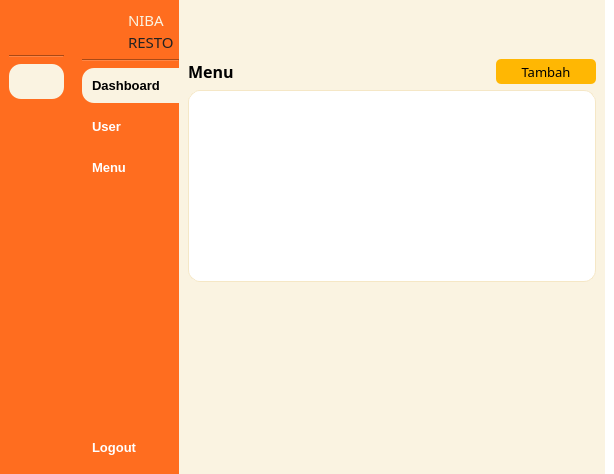
<?xml version="1.0" encoding="UTF-8"?>
<ui version="4.0">
 <class>MainWindow</class>
 <widget class="QMainWindow" name="MainWindow">
  <property name="geometry">
   <rect>
    <x>0</x>
    <y>0</y>
    <width>614</width>
    <height>474</height>
   </rect>
  </property>
  <property name="windowTitle">
   <string>MainWindow</string>
  </property>
  <property name="styleSheet">
   <string notr="true">background-color: rgb(255, 255, 255);</string>
  </property>
  <widget class="QWidget" name="centralwidget">
   <layout class="QGridLayout" name="gridLayout">
    <property name="leftMargin">
     <number>0</number>
    </property>
    <property name="topMargin">
     <number>0</number>
    </property>
    <property name="rightMargin">
     <number>0</number>
    </property>
    <property name="bottomMargin">
     <number>0</number>
    </property>
    <property name="horizontalSpacing">
     <number>0</number>
    </property>
    <item row="0" column="0">
     <widget class="QWidget" name="icon_only_widget" native="true">
      <property name="maximumSize">
       <size>
        <width>75</width>
        <height>16777215</height>
       </size>
      </property>
      <property name="styleSheet">
       <string notr="true">QPushButton {
	text-align: center;
	border-radius: 12px;
    padding: 10px;
    border: 0px;
	color: white;
    font-weight: 600;
}

QPushButton:hover {
	background-color: rgb(181, 171, 146);
}

QPushButton:checked {
	color: black;
	background-color: #FAF3E1;
}

QWidget {
	background-color: #FF6D1F;
}</string>
      </property>
      <layout class="QVBoxLayout" name="verticalLayout">
       <item>
        <layout class="QVBoxLayout" name="verticalLayout_7">
         <item>
          <layout class="QHBoxLayout" name="horizontalLayout_4">
           <property name="rightMargin">
            <number>5</number>
           </property>
           <item>
            <widget class="QLabel" name="label_4">
             <property name="sizePolicy">
              <sizepolicy hsizetype="Fixed" vsizetype="Fixed">
               <horstretch>0</horstretch>
               <verstretch>0</verstretch>
              </sizepolicy>
             </property>
             <property name="minimumSize">
              <size>
               <width>40</width>
               <height>40</height>
              </size>
             </property>
             <property name="maximumSize">
              <size>
               <width>40</width>
               <height>40</height>
              </size>
             </property>
             <property name="styleSheet">
              <string notr="true">QLabel {
    background-color: transparent;
    border-radius: 20px;
    background-image: url(:/yourpic.png);
    background-repeat: no-repeat;
    background-position: center;
}
</string>
             </property>
             <property name="text">
              <string/>
             </property>
             <property name="pixmap">
              <pixmap resource="images.qrc">:/image/images/logo-rounded.png</pixmap>
             </property>
             <property name="scaledContents">
              <bool>true</bool>
             </property>
            </widget>
           </item>
          </layout>
         </item>
         <item>
          <widget class="Line" name="line">
           <property name="orientation">
            <enum>Qt::Horizontal</enum>
           </property>
          </widget>
         </item>
         <item>
          <widget class="QPushButton" name="btn_dashboard_icon">
           <property name="font">
            <font>
             <family>Microsoft Sans Serif</family>
             <pointsize>10</pointsize>
             <weight>75</weight>
             <bold>true</bold>
            </font>
           </property>
           <property name="styleSheet">
            <string notr="true"/>
           </property>
           <property name="text">
            <string/>
           </property>
           <property name="icon">
            <iconset resource="images.qrc">
             <normaloff>:/image/images/mage--home-fill-off.png</normaloff>
             <normalon>:/image/images/mage--home-fill.png</normalon>
             <disabledoff>:/image/images/mage--home-fill-off.png</disabledoff>
             <disabledon>:/image/images/mage--home-fill.png</disabledon>
             <activeoff>:/image/images/mage--home-fill-off.png</activeoff>
             <activeon>:/image/images/mage--home-fill.png</activeon>
             <selectedoff>:/image/images/mage--home-fill-off.png</selectedoff>
             <selectedon>:/image/images/mage--home-fill.png</selectedon>:/image/images/mage--home-fill-off.png</iconset>
           </property>
           <property name="iconSize">
            <size>
             <width>20</width>
             <height>20</height>
            </size>
           </property>
           <property name="checkable">
            <bool>true</bool>
           </property>
           <property name="checked">
            <bool>true</bool>
           </property>
           <property name="autoExclusive">
            <bool>true</bool>
           </property>
          </widget>
         </item>
         <item>
          <widget class="QPushButton" name="btn_user_icon">
           <property name="font">
            <font>
             <family>MS Sans Serif</family>
             <pointsize>10</pointsize>
             <weight>75</weight>
             <bold>true</bold>
            </font>
           </property>
           <property name="styleSheet">
            <string notr="true"/>
           </property>
           <property name="text">
            <string/>
           </property>
           <property name="icon">
            <iconset resource="images.qrc">
             <normaloff>:/image/images/mage--users-fill-off.png</normaloff>
             <normalon>:/image/images/mage--users-fill.png</normalon>:/image/images/mage--users-fill-off.png</iconset>
           </property>
           <property name="iconSize">
            <size>
             <width>20</width>
             <height>20</height>
            </size>
           </property>
           <property name="checkable">
            <bool>true</bool>
           </property>
           <property name="autoExclusive">
            <bool>true</bool>
           </property>
          </widget>
         </item>
         <item>
          <widget class="QPushButton" name="btn_menu_icon">
           <property name="font">
            <font>
             <family>MS Sans Serif</family>
             <pointsize>10</pointsize>
             <weight>75</weight>
             <bold>true</bold>
            </font>
           </property>
           <property name="styleSheet">
            <string notr="true"/>
           </property>
           <property name="text">
            <string/>
           </property>
           <property name="icon">
            <iconset resource="images.qrc">
             <normaloff>:/image/images/mage--clipboard-2-fill-off.png</normaloff>
             <normalon>:/image/images/mage--clipboard-2-fill.png</normalon>:/image/images/mage--clipboard-2-fill-off.png</iconset>
           </property>
           <property name="iconSize">
            <size>
             <width>20</width>
             <height>20</height>
            </size>
           </property>
           <property name="checkable">
            <bool>true</bool>
           </property>
           <property name="autoExclusive">
            <bool>true</bool>
           </property>
          </widget>
         </item>
         <item>
          <spacer name="verticalSpacer_3">
           <property name="orientation">
            <enum>Qt::Vertical</enum>
           </property>
           <property name="sizeHint" stdset="0">
            <size>
             <width>40</width>
             <height>200</height>
            </size>
           </property>
          </spacer>
         </item>
         <item>
          <widget class="QPushButton" name="btn_logout_icon">
           <property name="font">
            <font>
             <family>MS Sans Serif</family>
             <pointsize>10</pointsize>
             <weight>75</weight>
             <bold>true</bold>
            </font>
           </property>
           <property name="styleSheet">
            <string notr="true">QPushButton {
	border-radius: 12px;
}</string>
           </property>
           <property name="text">
            <string/>
           </property>
           <property name="icon">
            <iconset resource="images.qrc">
             <normaloff>:/image/images/mage--shut-down-fill-off.png</normaloff>
             <normalon>:/image/images/mage--shut-down-fill.png</normalon>:/image/images/mage--shut-down-fill-off.png</iconset>
           </property>
           <property name="iconSize">
            <size>
             <width>20</width>
             <height>20</height>
            </size>
           </property>
          </widget>
         </item>
        </layout>
       </item>
      </layout>
     </widget>
    </item>
    <item row="0" column="1">
     <widget class="QWidget" name="icon_name_widget" native="true">
      <property name="maximumSize">
       <size>
        <width>150</width>
        <height>16777215</height>
       </size>
      </property>
      <property name="styleSheet">
       <string notr="true">QPushButton {
	text-align: left;
	border-top-left-radius: 12px;
	border-bottom-left-radius: 12px;
    padding: 10px;
    border: 0px;
	color: white;
    font-weight: 600;
}

QPushButton:hover {
	background-color: rgb(181, 171, 146);
}

QPushButton:checked {
	color: black;
	background-color: #FAF3E1;
}

QWidget {
	background-color: #FF6D1F;
}</string>
      </property>
      <layout class="QVBoxLayout" name="verticalLayout_4">
       <property name="leftMargin">
        <number>9</number>
       </property>
       <property name="topMargin">
        <number>9</number>
       </property>
       <property name="rightMargin">
        <number>0</number>
       </property>
       <property name="bottomMargin">
        <number>9</number>
       </property>
       <item>
        <layout class="QVBoxLayout" name="verticalLayout_2">
         <item>
          <layout class="QHBoxLayout" name="horizontalLayout_2">
           <property name="rightMargin">
            <number>5</number>
           </property>
           <item>
            <widget class="QLabel" name="label_2">
             <property name="sizePolicy">
              <sizepolicy hsizetype="Fixed" vsizetype="Fixed">
               <horstretch>0</horstretch>
               <verstretch>0</verstretch>
              </sizepolicy>
             </property>
             <property name="minimumSize">
              <size>
               <width>40</width>
               <height>40</height>
              </size>
             </property>
             <property name="maximumSize">
              <size>
               <width>40</width>
               <height>40</height>
              </size>
             </property>
             <property name="styleSheet">
              <string notr="true">QLabel {
    background-color: transparent;
    border-radius: 20px;
    background-image: url(:/yourpic.png);
    background-repeat: no-repeat;
    background-position: center;
}
</string>
             </property>
             <property name="text">
              <string/>
             </property>
             <property name="pixmap">
              <pixmap resource="images.qrc">:/image/images/logo-rounded.png</pixmap>
             </property>
             <property name="scaledContents">
              <bool>true</bool>
             </property>
            </widget>
           </item>
           <item>
            <layout class="QVBoxLayout" name="verticalLayout_3">
             <property name="spacing">
              <number>0</number>
             </property>
             <item>
              <widget class="QLabel" name="label_3">
               <property name="maximumSize">
                <size>
                 <width>50</width>
                 <height>16777215</height>
                </size>
               </property>
               <property name="font">
                <font>
                 <family>Bauhaus 93</family>
                 <pointsize>11</pointsize>
                 <weight>50</weight>
                 <bold>false</bold>
                 <strikeout>false</strikeout>
                 <kerning>true</kerning>
                </font>
               </property>
               <property name="styleSheet">
                <string notr="true">color: #FAF3E1;</string>
               </property>
               <property name="text">
                <string>NIBA</string>
               </property>
               <property name="textFormat">
                <enum>Qt::PlainText</enum>
               </property>
              </widget>
             </item>
             <item>
              <widget class="QLabel" name="label_5">
               <property name="sizePolicy">
                <sizepolicy hsizetype="Minimum" vsizetype="Preferred">
                 <horstretch>0</horstretch>
                 <verstretch>0</verstretch>
                </sizepolicy>
               </property>
               <property name="maximumSize">
                <size>
                 <width>50</width>
                 <height>16777215</height>
                </size>
               </property>
               <property name="font">
                <font>
                 <family>Bauhaus 93</family>
                 <pointsize>11</pointsize>
                 <weight>50</weight>
                 <bold>false</bold>
                 <strikeout>false</strikeout>
                 <kerning>true</kerning>
                </font>
               </property>
               <property name="styleSheet">
                <string notr="true">color: #222222;</string>
               </property>
               <property name="text">
                <string>RESTO</string>
               </property>
               <property name="textFormat">
                <enum>Qt::PlainText</enum>
               </property>
               <property name="scaledContents">
                <bool>false</bool>
               </property>
              </widget>
             </item>
            </layout>
           </item>
          </layout>
         </item>
         <item>
          <widget class="Line" name="line_2">
           <property name="orientation">
            <enum>Qt::Horizontal</enum>
           </property>
          </widget>
         </item>
         <item>
          <widget class="QPushButton" name="btn_dashboard_expanded">
           <property name="font">
            <font>
             <family>Microsoft Sans Serif</family>
             <pointsize>10</pointsize>
             <weight>75</weight>
             <bold>true</bold>
            </font>
           </property>
           <property name="styleSheet">
            <string notr="true"/>
           </property>
           <property name="text">
            <string>Dashboard</string>
           </property>
           <property name="icon">
            <iconset resource="images.qrc">
             <normaloff>:/image/images/mage--home-fill-off.png</normaloff>
             <normalon>:/image/images/mage--home-fill.png</normalon>
             <disabledoff>:/image/images/mage--home-fill-off.png</disabledoff>
             <disabledon>:/image/images/mage--home-fill.png</disabledon>
             <activeoff>:/image/images/mage--home-fill-off.png</activeoff>
             <activeon>:/image/images/mage--home-fill.png</activeon>
             <selectedoff>:/image/images/mage--home-fill-off.png</selectedoff>
             <selectedon>:/image/images/mage--home-fill.png</selectedon>:/image/images/mage--home-fill-off.png</iconset>
           </property>
           <property name="iconSize">
            <size>
             <width>20</width>
             <height>20</height>
            </size>
           </property>
           <property name="checkable">
            <bool>true</bool>
           </property>
           <property name="checked">
            <bool>true</bool>
           </property>
           <property name="autoExclusive">
            <bool>true</bool>
           </property>
          </widget>
         </item>
         <item>
          <widget class="QPushButton" name="btn_user_expanded">
           <property name="font">
            <font>
             <family>MS Sans Serif</family>
             <pointsize>10</pointsize>
             <weight>75</weight>
             <bold>true</bold>
            </font>
           </property>
           <property name="styleSheet">
            <string notr="true"/>
           </property>
           <property name="text">
            <string>User</string>
           </property>
           <property name="icon">
            <iconset resource="images.qrc">
             <normaloff>:/image/images/mage--users-fill-off.png</normaloff>
             <normalon>:/image/images/mage--users-fill.png</normalon>:/image/images/mage--users-fill-off.png</iconset>
           </property>
           <property name="iconSize">
            <size>
             <width>20</width>
             <height>20</height>
            </size>
           </property>
           <property name="checkable">
            <bool>true</bool>
           </property>
           <property name="autoExclusive">
            <bool>true</bool>
           </property>
          </widget>
         </item>
         <item>
          <widget class="QPushButton" name="btn_menu_expanded">
           <property name="font">
            <font>
             <family>MS Sans Serif</family>
             <pointsize>10</pointsize>
             <weight>75</weight>
             <bold>true</bold>
            </font>
           </property>
           <property name="styleSheet">
            <string notr="true"/>
           </property>
           <property name="text">
            <string>Menu</string>
           </property>
           <property name="icon">
            <iconset resource="images.qrc">
             <normaloff>:/image/images/mage--clipboard-2-fill-off.png</normaloff>
             <normalon>:/image/images/mage--clipboard-2-fill.png</normalon>:/image/images/mage--clipboard-2-fill-off.png</iconset>
           </property>
           <property name="iconSize">
            <size>
             <width>20</width>
             <height>20</height>
            </size>
           </property>
           <property name="checkable">
            <bool>true</bool>
           </property>
           <property name="autoExclusive">
            <bool>true</bool>
           </property>
          </widget>
         </item>
         <item>
          <spacer name="verticalSpacer_2">
           <property name="orientation">
            <enum>Qt::Vertical</enum>
           </property>
           <property name="sizeHint" stdset="0">
            <size>
             <width>40</width>
             <height>200</height>
            </size>
           </property>
          </spacer>
         </item>
         <item>
          <widget class="QPushButton" name="btn_logout_expanded">
           <property name="font">
            <font>
             <family>MS Sans Serif</family>
             <pointsize>10</pointsize>
             <weight>75</weight>
             <bold>true</bold>
            </font>
           </property>
           <property name="styleSheet">
            <string notr="true">QPushButton {
	border-radius: 12px;
}</string>
           </property>
           <property name="text">
            <string>Logout</string>
           </property>
           <property name="icon">
            <iconset resource="images.qrc">
             <normaloff>:/image/images/mage--shut-down-fill-off.png</normaloff>
             <normalon>:/image/images/mage--shut-down-fill.png</normalon>:/image/images/mage--shut-down-fill-off.png</iconset>
           </property>
           <property name="iconSize">
            <size>
             <width>20</width>
             <height>20</height>
            </size>
           </property>
          </widget>
         </item>
        </layout>
       </item>
      </layout>
     </widget>
    </item>
    <item row="0" column="2">
     <widget class="QWidget" name="main_menu" native="true">
      <property name="styleSheet">
       <string notr="true">background-color: rgb(255, 255, 255);</string>
      </property>
      <layout class="QVBoxLayout" name="verticalLayout_5">
       <property name="spacing">
        <number>0</number>
       </property>
       <property name="leftMargin">
        <number>0</number>
       </property>
       <property name="topMargin">
        <number>0</number>
       </property>
       <property name="bottomMargin">
        <number>0</number>
       </property>
       <item>
        <widget class="QWidget" name="widget" native="true">
         <property name="minimumSize">
          <size>
           <width>0</width>
           <height>50</height>
          </size>
         </property>
         <property name="maximumSize">
          <size>
           <width>16777215</width>
           <height>50</height>
          </size>
         </property>
         <property name="styleSheet">
          <string notr="true">background-color: rgb(250, 243, 225);</string>
         </property>
         <layout class="QHBoxLayout" name="horizontalLayout_6">
          <item>
           <layout class="QHBoxLayout" name="horizontalLayout">
            <item>
             <widget class="QPushButton" name="btn_expand">
              <property name="styleSheet">
               <string notr="true">QPushButton {
	text-align: left;
	border-radius: 12px;
    padding: 10px;
    border: 0px;
	color: black;
    font-weight: 600;
}

QPushButton:hover {
	background-color: #F5E7C6;
}

QPushButton:checked {
	background-color: #222222;
}</string>
              </property>
              <property name="text">
               <string/>
              </property>
              <property name="icon">
               <iconset resource="images.qrc">
                <normaloff>:/image/images/mage--dash-menu-off.png</normaloff>
                <normalon>:/image/images/mage--double-arrow-left-off.png</normalon>:/image/images/mage--dash-menu-off.png</iconset>
              </property>
              <property name="iconSize">
               <size>
                <width>20</width>
                <height>20</height>
               </size>
              </property>
              <property name="checkable">
               <bool>true</bool>
              </property>
             </widget>
            </item>
            <item>
             <spacer name="horizontalSpacer">
              <property name="orientation">
               <enum>Qt::Horizontal</enum>
              </property>
              <property name="sizeHint" stdset="0">
               <size>
                <width>20</width>
                <height>118</height>
               </size>
              </property>
             </spacer>
            </item>
           </layout>
          </item>
         </layout>
        </widget>
       </item>
       <item>
        <widget class="QWidget" name="widget_2" native="true">
         <property name="styleSheet">
          <string notr="true">QWidget {
	background-color: rgb(250, 243, 225);
}

QLabel {
	color:black;
}

QLineEdit {
	background-color: white;
	border-radius:  5px;
}

QComboBox {
	background-color: white;
	border-radius: 5px;
}</string>
         </property>
         <layout class="QVBoxLayout" name="verticalLayout_6">
          <item>
           <layout class="QHBoxLayout" name="horizontalLayout_3">
            <item>
             <widget class="QLabel" name="label_6">
              <property name="font">
               <font>
                <family>MS Reference Sans Serif</family>
                <pointsize>12</pointsize>
                <weight>75</weight>
                <bold>true</bold>
               </font>
              </property>
              <property name="styleSheet">
               <string notr="true">color:black;</string>
              </property>
              <property name="text">
               <string>Menu</string>
              </property>
              <property name="scaledContents">
               <bool>false</bool>
              </property>
              <property name="wordWrap">
               <bool>false</bool>
              </property>
             </widget>
            </item>
            <item>
             <widget class="QPushButton" name="btn_add_menu">
              <property name="sizePolicy">
               <sizepolicy hsizetype="Fixed" vsizetype="Fixed">
                <horstretch>0</horstretch>
                <verstretch>0</verstretch>
               </sizepolicy>
              </property>
              <property name="minimumSize">
               <size>
                <width>20</width>
                <height>25</height>
               </size>
              </property>
              <property name="maximumSize">
               <size>
                <width>100</width>
                <height>25</height>
               </size>
              </property>
              <property name="font">
               <font>
                <family>MS Reference Sans Serif</family>
                <pointsize>10</pointsize>
               </font>
              </property>
              <property name="styleSheet">
               <string notr="true">QPushButton {
	text-align: center;
	border-radius: 5px;
    padding: 2px;
    border: 0px;
	color: black;
	background-color: #FFB703;
}

QPushButton:hover {
	background-color: rgb(181, 171, 146);
}</string>
              </property>
              <property name="text">
               <string>Tambah</string>
              </property>
              <property name="icon">
               <iconset resource="images.qrc">
                <normaloff>:/image/images/mage--plus.png</normaloff>:/image/images/mage--plus.png</iconset>
              </property>
              <property name="iconSize">
               <size>
                <width>10</width>
                <height>10</height>
               </size>
              </property>
             </widget>
            </item>
           </layout>
          </item>
          <item>
           <widget class="QTableWidget" name="tableWidget">
            <property name="styleSheet">
             <string notr="true">QTableWidget {
    background-color: white;
    border: 1px solid #F5E7C6;
    border-radius: 12px;
    gridline-color: #F5E7C6;
    selection-background-color: rgb(181, 171, 146);
    selection-color: #222222;
    font-size: 14px;
}

QHeaderView::section {
    background-color: #F5E7C6;
    color: #222222;
    padding: 8px;
    border: none;
    border-right: 1px solid #FAF3E1;
    font-weight: bold;
    font-size: 14px;
}

QHeaderView {
    background-color: #F5E7C6;
    border-radius: 8px;
}

QTableWidget::item {
    padding: 6px;
    border: none;
}

QTableWidget::item:hover {
    background-color: rgba(181, 171, 146, 90%);
    color: #222222;
}

QTableWidget::item:selected {
    background-color: rgb(181, 171, 146);
    color: #222222;
}

QScrollBar:vertical {
    background: transparent;
    width: 12px;
    margin: 6px 0 6px 0;
}

QScrollBar::handle:vertical {
    background: #F5E7C6;
    border-radius: 6px;
}

QScrollBar::handle:vertical:hover {
    background: rgb(181, 171, 146);
}

QScrollBar::add-line,
QScrollBar::sub-line {
    height: 0;
}

QTableCornerButton::section {
    background-color: #F5E7C6;
    border: none;
}</string>
            </property>
           </widget>
          </item>
          <item>
           <spacer name="verticalSpacer_4">
            <property name="orientation">
             <enum>Qt::Vertical</enum>
            </property>
            <property name="sizeHint" stdset="0">
             <size>
              <width>20</width>
              <height>172</height>
             </size>
            </property>
           </spacer>
          </item>
         </layout>
        </widget>
       </item>
      </layout>
     </widget>
    </item>
   </layout>
  </widget>
 </widget>
 <resources>
  <include location="images.qrc"/>
 </resources>
 <connections>
  <connection>
   <sender>btn_expand</sender>
   <signal>toggled(bool)</signal>
   <receiver>icon_only_widget</receiver>
   <slot>setHidden(bool)</slot>
   <hints>
    <hint type="sourcelabel">
     <x>221</x>
     <y>54</y>
    </hint>
    <hint type="destinationlabel">
     <x>63</x>
     <y>252</y>
    </hint>
   </hints>
  </connection>
  <connection>
   <sender>btn_expand</sender>
   <signal>toggled(bool)</signal>
   <receiver>icon_name_widget</receiver>
   <slot>setVisible(bool)</slot>
   <hints>
    <hint type="sourcelabel">
     <x>240</x>
     <y>61</y>
    </hint>
    <hint type="destinationlabel">
     <x>186</x>
     <y>243</y>
    </hint>
   </hints>
  </connection>
  <connection>
   <sender>btn_logout_expanded</sender>
   <signal>clicked()</signal>
   <receiver>MainWindow</receiver>
   <slot>close()</slot>
   <hints>
    <hint type="sourcelabel">
     <x>185</x>
     <y>463</y>
    </hint>
    <hint type="destinationlabel">
     <x>140</x>
     <y>470</y>
    </hint>
   </hints>
  </connection>
  <connection>
   <sender>btn_dashboard_expanded</sender>
   <signal>toggled(bool)</signal>
   <receiver>btn_dashboard_icon</receiver>
   <slot>setChecked(bool)</slot>
   <hints>
    <hint type="sourcelabel">
     <x>137</x>
     <y>107</y>
    </hint>
    <hint type="destinationlabel">
     <x>31</x>
     <y>114</y>
    </hint>
   </hints>
  </connection>
  <connection>
   <sender>btn_user_expanded</sender>
   <signal>toggled(bool)</signal>
   <receiver>btn_user_icon</receiver>
   <slot>setChecked(bool)</slot>
   <hints>
    <hint type="sourcelabel">
     <x>109</x>
     <y>148</y>
    </hint>
    <hint type="destinationlabel">
     <x>35</x>
     <y>161</y>
    </hint>
   </hints>
  </connection>
  <connection>
   <sender>btn_menu_expanded</sender>
   <signal>toggled(bool)</signal>
   <receiver>btn_menu_icon</receiver>
   <slot>setChecked(bool)</slot>
   <hints>
    <hint type="sourcelabel">
     <x>117</x>
     <y>201</y>
    </hint>
    <hint type="destinationlabel">
     <x>37</x>
     <y>202</y>
    </hint>
   </hints>
  </connection>
  <connection>
   <sender>btn_dashboard_icon</sender>
   <signal>toggled(bool)</signal>
   <receiver>btn_dashboard_expanded</receiver>
   <slot>setChecked(bool)</slot>
   <hints>
    <hint type="sourcelabel">
     <x>43</x>
     <y>100</y>
    </hint>
    <hint type="destinationlabel">
     <x>123</x>
     <y>100</y>
    </hint>
   </hints>
  </connection>
  <connection>
   <sender>btn_user_icon</sender>
   <signal>toggled(bool)</signal>
   <receiver>btn_user_expanded</receiver>
   <slot>setChecked(bool)</slot>
   <hints>
    <hint type="sourcelabel">
     <x>23</x>
     <y>145</y>
    </hint>
    <hint type="destinationlabel">
     <x>168</x>
     <y>144</y>
    </hint>
   </hints>
  </connection>
  <connection>
   <sender>btn_menu_icon</sender>
   <signal>toggled(bool)</signal>
   <receiver>btn_menu_expanded</receiver>
   <slot>setChecked(bool)</slot>
   <hints>
    <hint type="sourcelabel">
     <x>34</x>
     <y>182</y>
    </hint>
    <hint type="destinationlabel">
     <x>153</x>
     <y>196</y>
    </hint>
   </hints>
  </connection>
  <connection>
   <sender>btn_logout_icon</sender>
   <signal>clicked()</signal>
   <receiver>MainWindow</receiver>
   <slot>close()</slot>
   <hints>
    <hint type="sourcelabel">
     <x>38</x>
     <y>445</y>
    </hint>
    <hint type="destinationlabel">
     <x>48</x>
     <y>513</y>
    </hint>
   </hints>
  </connection>
 </connections>
</ui>
